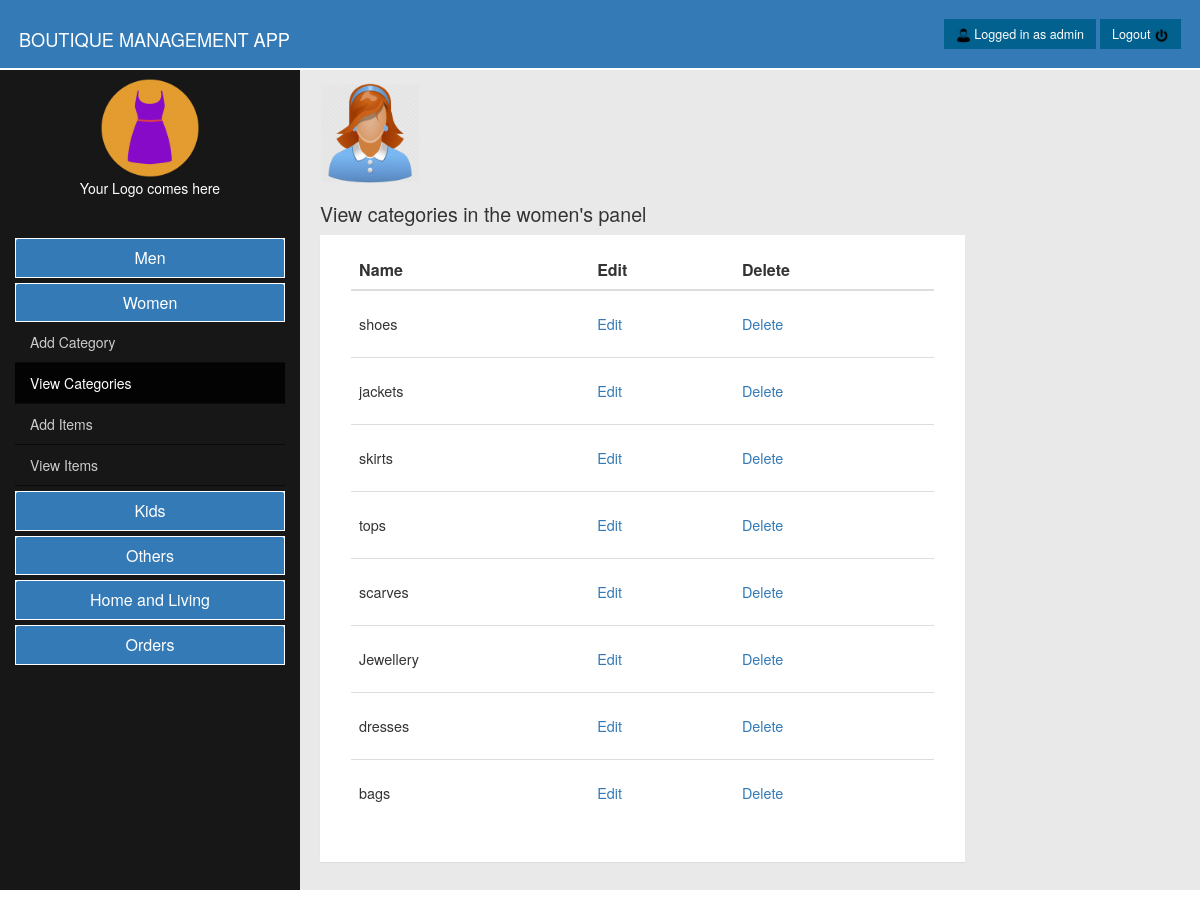
The app's page /Shopping_Cart/view-women-category.php (signed in) with its own data.
### tables this page shows
CREATE TABLE IF NOT EXISTS `categories` (
  `id` int(255) NOT NULL AUTO_INCREMENT,
  `cat_name` varchar(255) NOT NULL,
  `person` varchar(255) NOT NULL,
  PRIMARY KEY (`id`)
);

### Shopping_Cart/functions/db_functions.php (called while the page is built, shortened)
<?php
	function loggedin()
	{
	  if(isset($_SESSION['user']) && !empty($_SESSION['user']))
	    {
		  return true;
		}else{
		   return false;
		}
	}
?>

### Shopping_Cart/view-women-category.php (the view, shortened to what this page needs)
<?php
include_once("functions/db_functions.php");
?>
<html xmlns="http://www.w3.org/1999/xhtml" style="height:100%;">
<head>
<link href="css/bootstrap.min.css" rel="stylesheet">
<link href="css/myCss2.css" rel="stylesheet">
</head>
<body>
<div>
   <nav class="navbar navbar-default navbar-fixed-top" role="navigation">
   <div class="container-fluid">
     <div class="navbar-header">
      <p class="logo" ><a href="index.php">BOUTIQUE MANAGEMENT APP</a></p>
     </div>
    <div class="navbar-right">
         <p class="navbar-text ">
            <?php
         if(loggedin())
		 {
			 echo '<span class="btn btn-primary"><img src="image/icons/men.png" width="15" height="15" /> Logged in as '.$_SESSION['user'].'</span>';
			 echo ' <a href="../Clothe Site/logout.php" class="btn btn-primary"> Logout <img src="image/icons/logout1.png" width="15" height="15" /></a>';
		 }else{
			 header('Location:../Clothe Site/index.php');
		}
	   ?>
         </p>
      </div>
      </div>
    </nav>
    </div>
<div class="container-fluid aside_container">
<div class="row aside_row">
   <aside class="sidebar col-md-3">
   <div class="row" style="text-align:center;padding-top:15px;">
       <img src="image/icons/dashboard clothes.png" width="100" height="100"/>
       <p style="color:#fff;">Your Logo comes here</p>
   </div>
     <div class="panel-group" id="accordion" style="padding-top:30px;">
       <div class="panel panel-nav" id="panel" style="border:none;border-radius:0px;">
          <a data-toggle="collapse" data-parent="#accordion" href="#collapseOne">
           <div class="panel-heading" id="panel-heading">
             <h4 class="panel-title" id="panel-title"> Men </h4>
            </div>
           </a>
     </div>
     <div class="panel" id="panel" style="border:none;border-radius:0px;">
         <a data-toggle="collapse" data-parent="#accordion" href="#collapseTwo">
           <div class="panel-heading" id="panel-heading">
               <h4 class="panel-title" id="panel-title"> Women </h4>
           </div>
           </a>
          <div id="collapseTwo" class="panel-collapse collapse in">
           <div class="panel-body" id="panel-body"> <ul class="nav men-nav">
         <li><a href="add-women-category.php">Add Category</a></li>
         <li><a href="view-women-category.php" class="active">View Categories</a></li>
         <li><a href="add-women-items.php">Add Items</a></li>
         <li><a href="view-women-items.php">View Items</a></li>
         </ul> </div>
          </div>
     </div>
     <div class="panel" id="panel" style="border:none;border-radius:0px;">
     <a data-toggle="collapse" data-parent="#accordion" href="#collapseThree">
           <div class="panel-heading" id="panel-heading">
             <h4 class="panel-title" id="panel-title"> Kids </h4>
           </div>
           </a>
     </div>
      <div class="panel" id="panel" style="border:none;border-radius:0px;">
     <a data-toggle="collapse" data-parent="#accordion" href="#collapseFour">
           <div class="panel-heading" id="panel-heading">
             <h4 class="panel-title" id="panel-title"> Others </h4>
           </div>
           </a>
     </div>
       <div class="panel" id="panel" style="border:none;border-radius:0px;">
     <a data-toggle="collapse" data-parent="#accordion" href="#collapseFive">
           <div class="panel-heading" id="panel-heading">
             <h4 class="panel-title" id="panel-title"> Home and Living </h4>
           </div>
           </a>
     </div>
      <div class="panel" id="panel" style="border:none;border-radius:0px;">
      <a data-toggle="collapse" data-parent="#accordion" href="#collapseSix">
           <div class="panel-heading" id="panel-heading">
             <h4 class="panel-title" id="panel-title"> Orders </h4>
            </div>
           </a>
     </div>
  </div>
   </aside>
   <section class="main-content col-md-9" id="main-content">
       <div class="content">
            <div class="row" id="row1">
             <img src="image/icons/women_icon.png" width="100" height="100"/>
             <h1 style="font-size:1.4em;">View categories in the women's panel</h1>
       </div>
       <div class="row" style="margin:0 auto;">
           <div class="panel col-md-9">
              <div class="panel-body">
              <?php
					$result = mysql_query('SELECT * FROM categories WHERE person = "women"');
					$view = "view-women-category.php";
					echo ' <table class="table">
				   <thead>
					<tr>
					 <th>Name</th>
					 <th>Edit</th>
					 <th>Delete</th>
					</tr>
				   </thead>
				   <tbody> ';
					while($row = mysql_fetch_assoc($result)){
                echo '
                   <tr>
                    <td>'.$row['cat_name'].'</td>
                    <td><a href="edit-cat.php?id='.$row['id'].'" style="text-decoration:none;">Edit</a></td>
                    <td><a href="delete_category.php?id='.$row['id'].'&t=categories&u='.$view.'" style="text-decoration:none;">Delete</a></td>
                    </tr> ';
					}
                  echo '</tbody>
                </table>';
				?>
                </div>
              </div>
       </div>
       </div>
   </section>
    </div>
</div>
</body>
</html>

### Shopping_Cart/css/myCss2.css (style rules this page uses)
.navbar { background-color:#337ab7; padding:4px; border:none; border-radius:0px; border-bottom:2px solid #fff; }
.navbar-header .logo { margin-top:22px; color:#fff; }
.logo a { font-size:1.3em; text-decoration:none; color:#ffffff; }
.table>tbody>tr>td { line-height:50px;font-size:0.9em; }
aside { background-color:#171717; }
.aside_container { margin-top:63px; }
#panel-heading { background-color:#337ab7; border:1px solid #fff; }
#panel-body { background-color:#171717; padding:0px; }
#panel a { text-decoration:none; }
#panel-title { text-align:center; color:#fff; }
#row1 { padding-left:15px; padding-top:0px; }
.nav li a { color:#ccc; border-bottom:1px solid #0A0A0A; -webkit-transition:0.2s; -o-transition:0.2s; -moz-transition:0.2s; transition:0.2s; }
.nav li a.active { background-color:#030303; color:#fff; }
.panel { border-radius:0px; }

### Shopping_Cart/view-women-category.php (style rules this page uses)
.sidebar { height:90%; overflow-y:scroll; }
.main-content { background-color:#E9E9E9; height:90%; overflow-y:scroll; padding:20px; }
.navbar-text span { color:#fff; font-size:0.9em; background-color:#02618E; border:0px; border-radius:0px; }
.navbar-text a { text-decoration:none; color:#fff; font-size:0.9em; background-color:#02618E; border:0px; border-radius:0px; }

### records on screen
categories: cat_name "shoes"
categories: cat_name "jackets"
categories: cat_name "skirts"
categories: cat_name "tops"
categories: cat_name "scarves"
categories: cat_name "Jewellery"
categories: cat_name "dresses"
categories: cat_name "bags"

### other values on screen
$_SESSION['user'] "admin"
